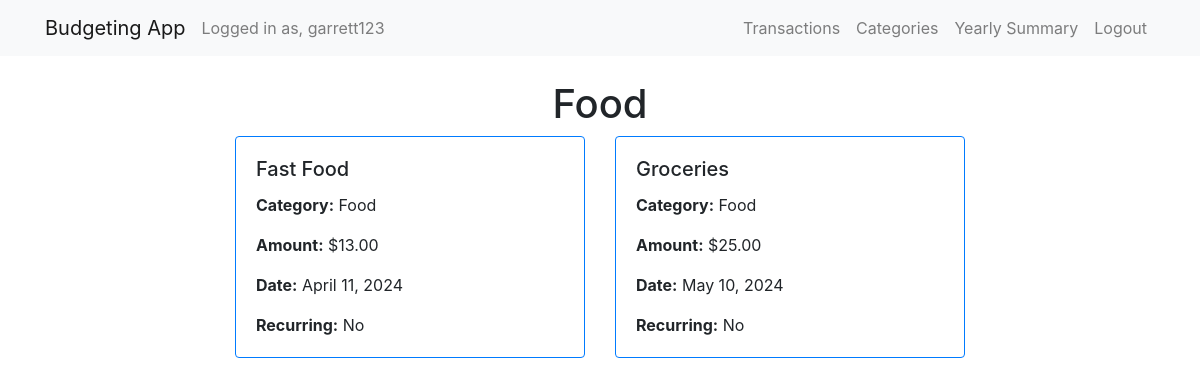
/category_detail/1/ (signed in), run on the app's committed database.
### budget/models.py (models this page shows, shortened)
class Category(models.Model):
    user = models.ForeignKey(User, on_delete=models.CASCADE)
    name = models.CharField(max_length=255)
    def __str__(self):
        return self.name

class Transaction(models.Model):
    user = models.ForeignKey(User, on_delete=models.CASCADE)
    amount = models.DecimalField(max_digits=10, decimal_places=2)
    description = models.CharField(max_length=255)
    category = models.ForeignKey(Category, on_delete=models.CASCADE)
    is_income = models.BooleanField(default=False)
    transaction_date = models.DateField()
    recurring = models.BooleanField(default=False)
    frequency = models.CharField(max_length=10, null=True, blank=True)  # e.g., 'monthly', 'weekly',
    start_date = models.DateField(null=True, blank=True)
    end_date = models.DateField(null=True, blank=True)
    original_transaction = models.ForeignKey('self', on_delete=models.SET_NULL, null=True, blank=True)
    related_transaction = models.ForeignKey('self', on_delete=models.SET_NULL, null=True, blank=True, related_name='related_transactions')

### budget/views.py (the view)
# urls.py: path('category_detail/<int:pk>/', views.category_detail, name='category_detail'),
@login_required
def category_detail(request, pk):
    category = get_object_or_404(Category, id=pk, user=request.user)
    transactions = Transaction.objects.filter(user=request.user, category=category)
    context = {
        'category': category,
        'transactions': transactions
    }
    return render(request, 'category_detail.html', context)

### budget/context_processors.py (called while the page is built)
def default_year_month(request):
    current_date = datetime.now()
    default_year = current_date.year
    default_month = current_date.month
    return {
        'default_year': default_year,
        'default_month': default_month,
    }

### budget/templates/category_detail.html (shortened to what this page needs)
{% extends 'layout.html' %}
{% load static %}
{% block content %}
<div class="container">
    <div class="row justify-content-center">
        <div class="col-md-8">
            <h1 class="text-center mt-4">{{ category.name }}</h1>
        </div>
    </div>
    <div class="row justify-content-center">
        {% for transaction in transactions %}
        <div class="col-md-4 mb-4">
            <div class="card border-primary">
                <div class="card-body">
                    <h5 class="card-title">{{ transaction.description }}</h5>
                    <p class="card-text"><strong>Category:</strong> {{ transaction.category }}</p>
                    <p class="card-text"><strong>Amount:</strong> ${{ transaction.amount }}</p>
                    <p class="card-text"><strong>Date:</strong> {{ transaction.transaction_date|date:"F d, Y" }}</p>
                    {% if transaction.recurring %}
                    <p class="card-text"><strong>Recurring:</strong> Yes</p>
                    <p class="card-text"><strong>Frequency:</strong> {{ transaction.frequency }}</p>
                    <p class="card-text"><strong>Start Date:</strong> {{ transaction.start_date|date:"F d, Y" }}</p>
                    <p class="card-text"><strong>End Date:</strong> {{ transaction.end_date|date:"F d, Y" }}</p>
                    {% else %}
                    <p class="card-text"><strong>Recurring:</strong> No</p>
                    {% endif %}
                </div>
            </div>
        </div>
        {% endfor %}
    </div>
</div>
{% endblock %}

### budget/templates/layout.html (shortened to what this page needs)
{% load static %}
<!DOCTYPE html>
<html lang="en">
<head>
  <link rel="stylesheet" href="{% static 'styles.css' %}">
  <link rel="stylesheet" href="https://stackpath.bootstrapcdn.com/bootstrap/4.5.2/css/bootstrap.min.css">
</head>
<body>
    <div class="header">
        <nav class="navbar navbar-expand-lg navbar-light bg-light">
            <div class="container">
            <a class="navbar-brand" href="{% url 'index' %}">Budgeting App</a>
            {% if user.is_authenticated %}
            <span class="navbar-text">Logged in as, {{ user.username }}</span>
            {% endif %}
            <div class="collapse navbar-collapse" id="navbarNav">
                <ul class="navbar-nav ml-auto">
                    {% if user.is_authenticated %}
                <li class="nav-item">
                    <a class="nav-link" href="{% url 'transaction_list' default_year default_month %}">Transactions</a>
                </li>
                <li class="nav-item">
                    <a class="nav-link" href="{% url 'category_list' %}">Categories</a>
                </li>
                <li class="nav-item">
                    <a class="nav-link" href="{% url 'yearly_summary' default_year %}">Yearly Summary</a>
                </li>
                <li class="nav-item">
                    <a class="nav-link" href="{% url 'logout' %}">Logout</a>
                </li>
                {% else %}
                <li class="nav-item">
                    <a class="nav-link" href="{% url 'login' %}">Login</a>
                </li>
                {% endif %}
                </ul>
            </div>
            </div>
        </nav>
    </div>
    {% block content %}
    {% endblock %}
</body>
</html>

### budget/static/styles.css (style rules this page uses)
.card { margin-bottom: 20px; }
.card-title { margin-bottom: 0; }

### data on the page
Category: name "Food"
Transaction: shows "Recurring:", recurring "No"
Transaction: shows "Recurring:", recurring "No"

### other printed values
{{ user.username }} "garrett123"
